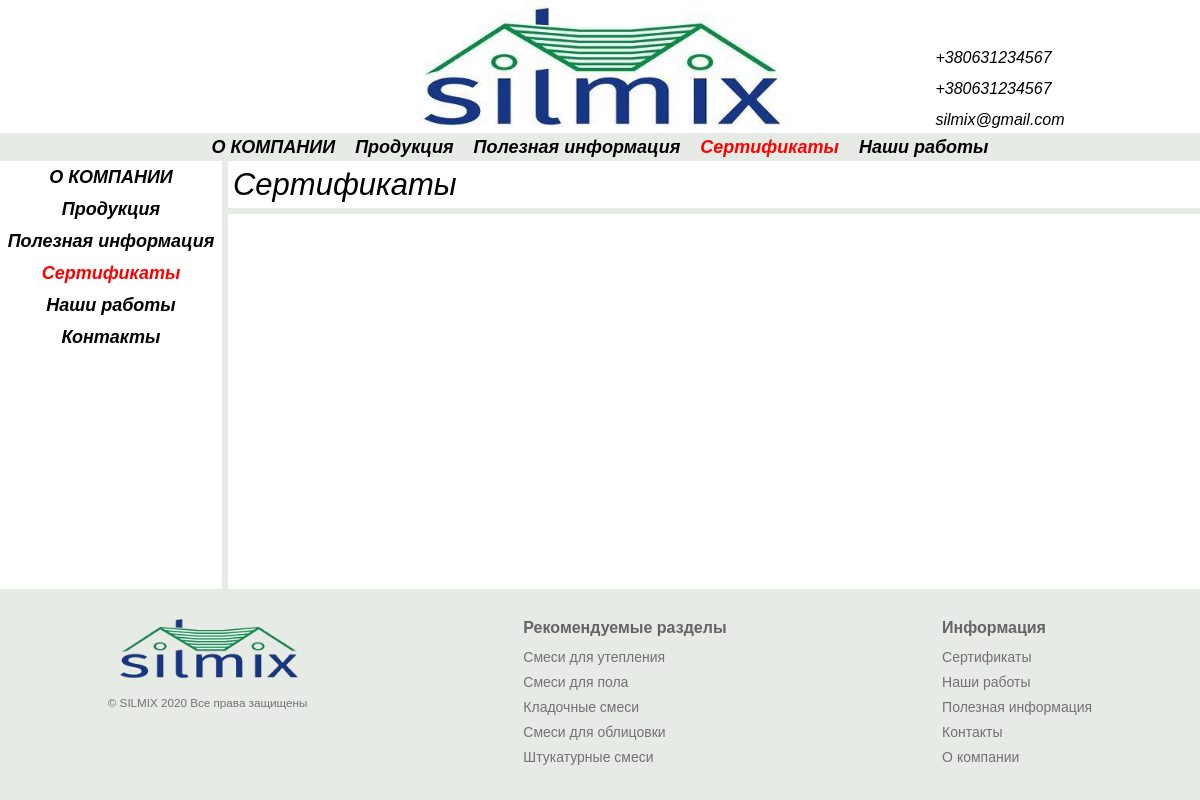
The app's page /sertifikaty/, older data.
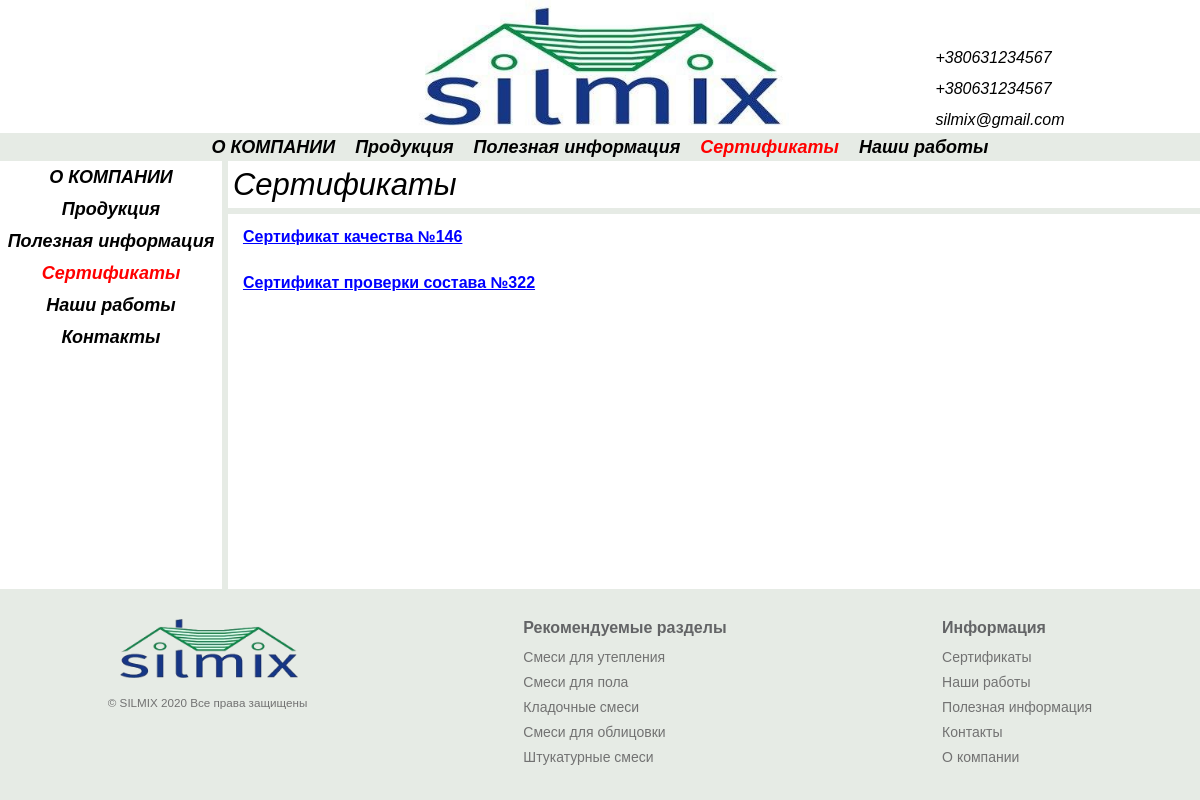
The same page, newer data.
### pages/models.py (models this page shows, shortened)
class InPageFiles(models.Model):
    page = models.ForeignKey(
        "Page", verbose_name='Страница', on_delete=models.CASCADE,
        null=True
    )
    fileName = models.CharField('Название', max_length=50)
    file = models.FileField('Файл', blank=True, null=True)
    class Meta:
        verbose_name_plural = 'Файлы страницы'
        verbose_name = 'Файл'

### pages/views.py (the view)
# urls.py: path('sertifikaty/', sertificates, name='sertificates'),
def sertificates(request):
    content = Page.objects.get(page='sertifikaty')
    return render(
        request, 'frontend/sertificates.html',
        {
            'content': content,
            'sertificates': True,
        }
    )

### frontend/templates/frontend/sertificates.html (shortened to what this page needs)
{% extends 'frontend/base.html' %}
{% load static %}
{% block meta %}
<link rel="stylesheet" href="{% static 'frontend/css/base.css' %}">
<link rel="stylesheet" href="{% static 'frontend/css/sertificates.css' %}">
{% endblock meta %}
{% block content %}
<div class="title">
    <h1>{{ content.readableTitle }}</h1>
</div>
{% for sertificat in content.inpagefiles_set.all %}
<a class='sertificate-name' target='_blank' href='/media/{{ sertificat.file }}'>{{ sertificat.fileName }}</a>
{% endfor %}
{% endblock content %}

Row changes from the older to the newer data that the page shows:
added InPageFiles: fileName "Сертификат качества №146"
added InPageFiles: fileName "Сертификат проверки состава №322"
